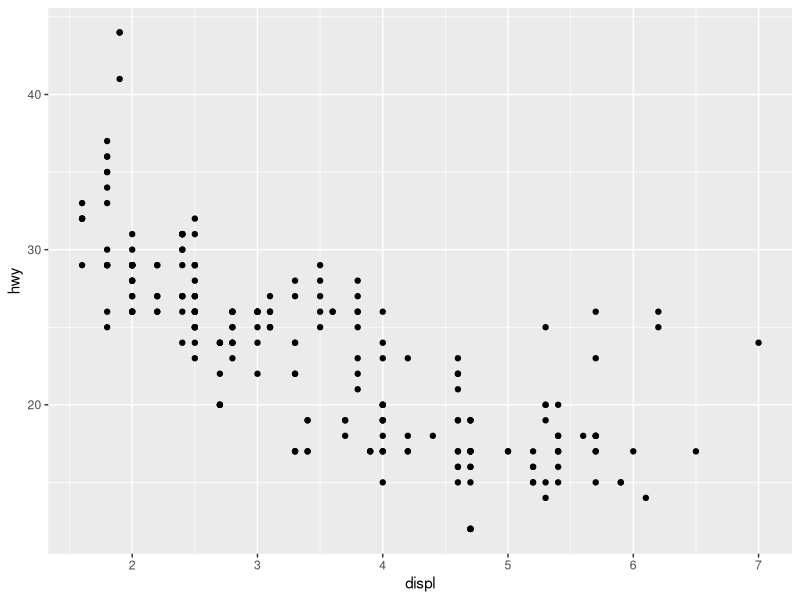
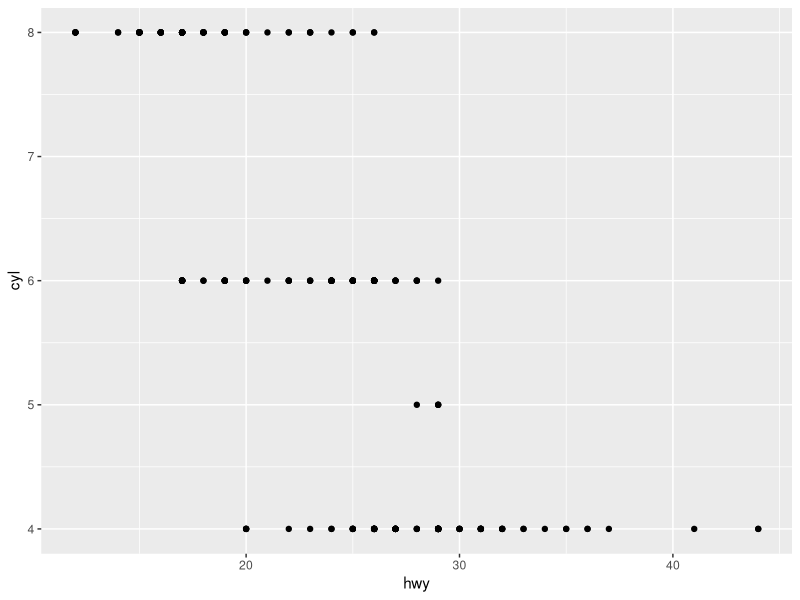
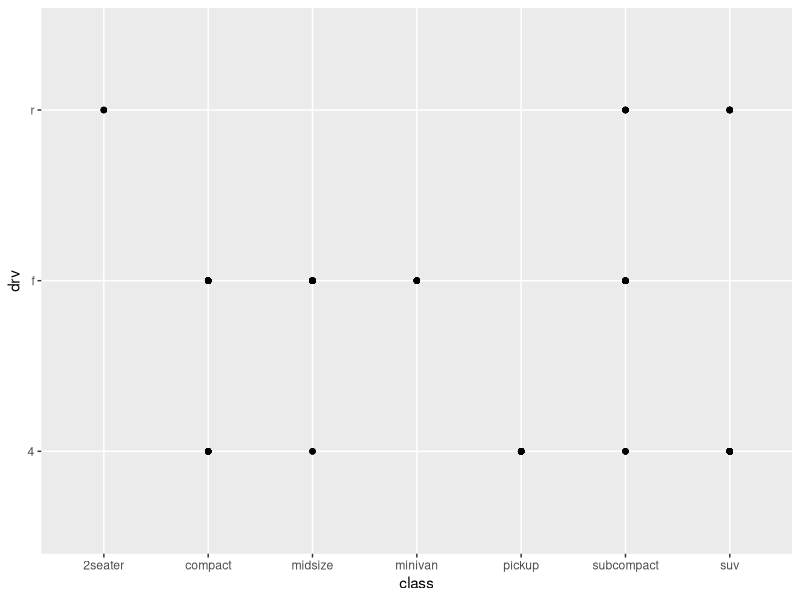
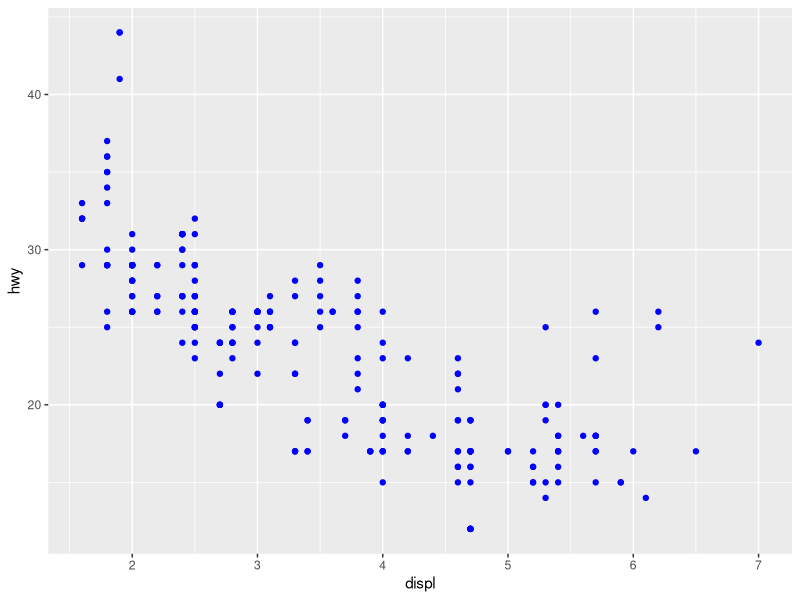
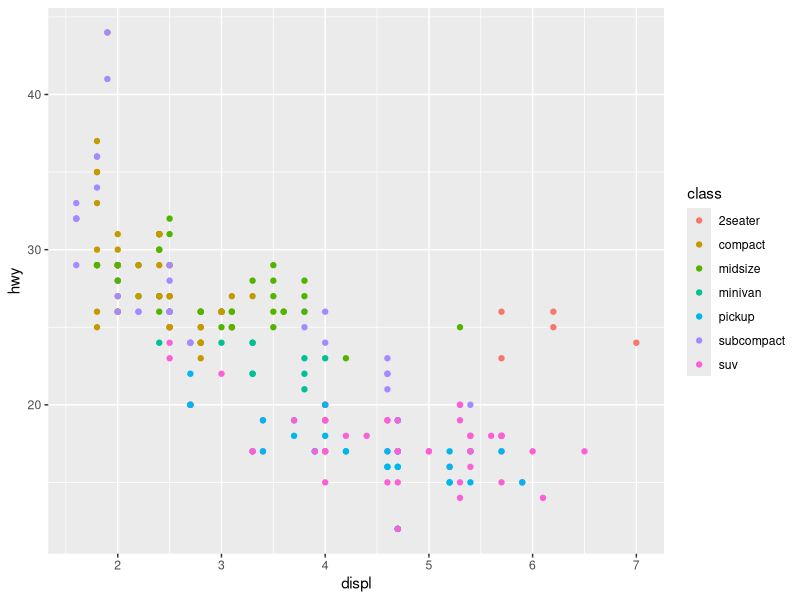

The R script that drew these images, in order: (Note: this script raises an error after producing the figures.)
## ---- chunk 1
knitr::opts_chunk$set(echo = TRUE)  
library(tidyverse)
## ---- chunk 2
ggplot2::mpg

## ---- chunk 3
ggplot(data = mpg) + 
  geom_point(mapping = aes(x = displ, y = hwy))
## ---- chunk 4
ggplot2::mpg
## ---- chunk 5
ggplot(data = mpg) + 
  geom_point(mapping = aes(x = hwy, y = cyl))
## ---- chunk 6
ggplot(data = mpg) +
  geom_point(mapping = aes(x = class, y = drv))
## ---- chunk 7
ggplot(data = mpg) +
  geom_point(mapping = aes(x = displ, y = hwy), color = "blue")
## ---- chunk 8
ggplot(data = mpg) +
  geom_point(mapping = aes(x = displ, y = hwy, color = class))
## ---- chunk 9
ggpolt(data = mpg) +
  geom_point(mapping = aes())
## ---- chunk 10
ggplot(data = mpg) +
  geom_point(mapping = aes(x = displ, y = hwy)) +
  facet_wrap(~ class, nrow = 2)
## ---- chunk 11
ggplot(data = mpg) +
  geom_point(mapping = aes(x = displ, y = hwy)) +
  facet_grid(drv ~ cyl)
## ---- chunk 12
ggplot(data = mpg) +
  geom_point(mapping = aes(x = drv, y = cyl))
## ---- chunk 13
ggplot(data = mpg) +
  geom_point(mapping = aes(x = displ, y = hwy)) +
  facet_grid(drv ~ .)
## ---- chunk 14
ggplot(data = mpg) +
  geom_point(mapping = aes(x = displ, y = hwy)) +
  facet_wrap(~ class, nrow = 2)
## ---- chunk 15
ggplot(data = mpg, mapping = aes(x = displ, y = hwy, color = drv)) +
geom_point() +
geom_smooth(se = FALSE)
